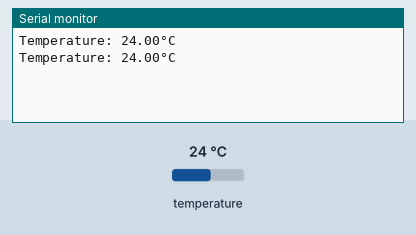
Simulated run of this sketch. Board: ESP32. Shown: the last lines printed to the serial monitor. The inputs (shaded band) are chosen by the test bench; at power-on: temperature 24 °C.

Above: at 3.3 s.
3.4 s: temperature set to 12 °C
At 5.1 s:
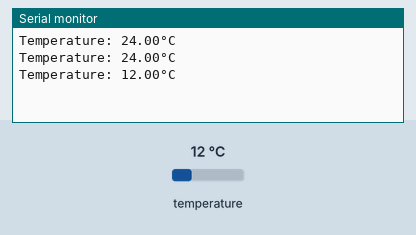
5.9 s: temperature set to 19 °C
At 7.5 s:
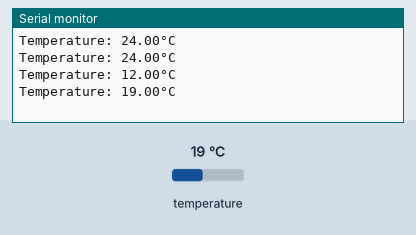
Timing chart, 0 to 9.0 s (numbered marks = the images above; inputs shaded):
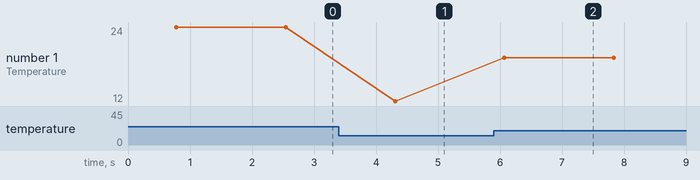

The sketch:

LocalTemperature__.ino
```cpp
#include <OneWire.h>
#include <DallasTemperature.h>

#define ONE_WIRE_BUS 2  // Pin for connecting the DS18B20 sensor

OneWire oneWire(ONE_WIRE_BUS);
DallasTemperature sensors(&oneWire);

void setup() {
  Serial.begin(9600);
  sensors.begin();  // Initialize the temperature sensor
}

void loop() {
  sensors.requestTemperatures();  // Request temperature reading

  // Read temperature in Celsius
  float temperatureC = sensors.getTempCByIndex(0);

  // Display the temperature on the smartwatch display
  Serial.print("Temperature: ");
  Serial.print(temperatureC);
  Serial.println("°C");

  // Delay for 1 second (adjust as needed)
  delay(1000);
}
```

Measured:
- after the input at 3.4 s, the serial monitor: prints a new line after 0.91 s (image 1)
- after the input at 5.9 s, the serial monitor: prints a new line after 0.17 s (image 2)
- plotted number 1: 24 → 12 after the input at 3.4 s, 12 → 19 after the input at 5.9 s
